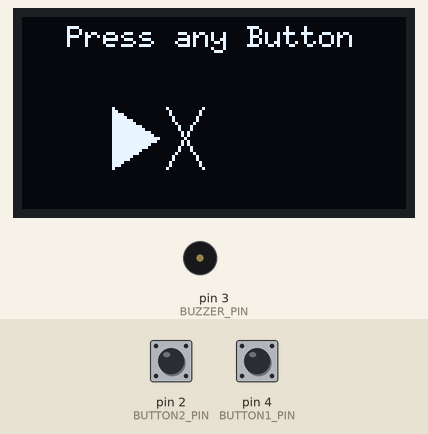
Simulated run of this sketch. Board: Arduino Uno, built with avr-gcc and run on an emulated ATmega328P. Shown: 128×64 one-colour display, buzzer (waves = sounding, pin HIGH). The inputs (shaded band) are chosen by the test bench; at power-on: pin 2 (BUTTON2_PIN) LOW, pin 4 (BUTTON1_PIN) LOW.

Above: at 1.2 s.
1.3 s: pin 2 (BUTTON2_PIN) pulled HIGH for 1 s
At 2.1 s:
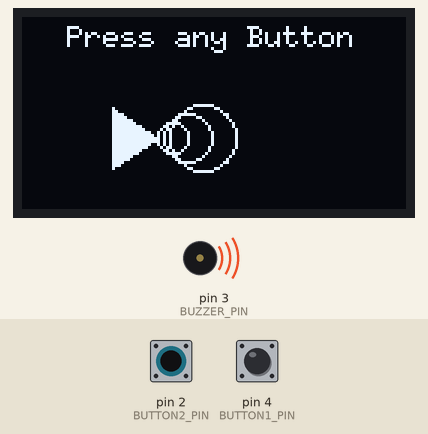
3.9 s: pin 4 (BUTTON1_PIN) pulled HIGH for 3.2 s
At 4.12 s:
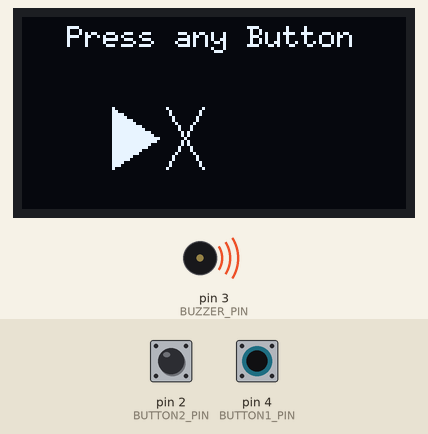
8.7 s: pin 2 (BUTTON2_PIN) pulled HIGH for 0.15 s
At 9.06 s:
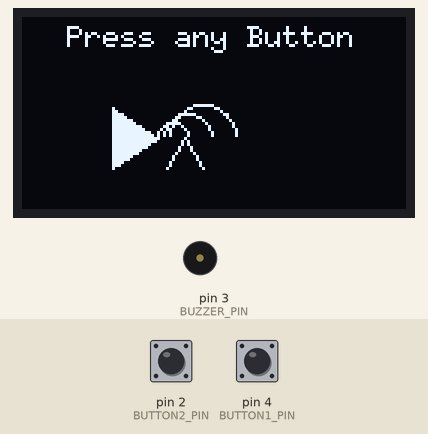
10.3 s: pin 2 (BUTTON2_PIN) pulled HIGH for 3.2 s
At 13.57 s:
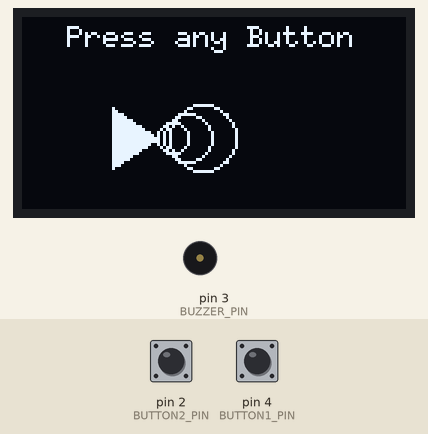
15.1 s: pin 4 (BUTTON1_PIN) pulled HIGH for 0.15 s
At 15.48 s:
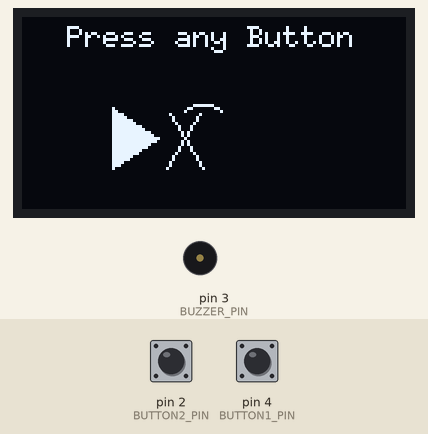
17.1 s: pin 4 (BUTTON1_PIN) pulled HIGH for 1 s
At 19.1 s:
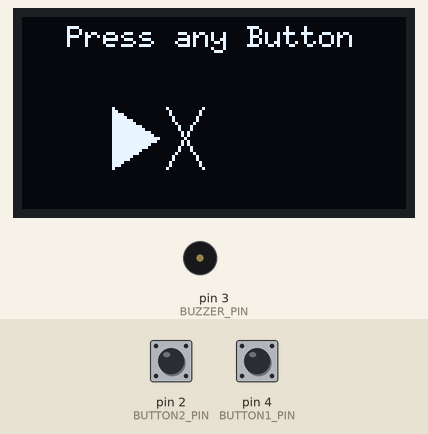
Timing chart, 0 to 20.6 s (numbered marks = the images above; inputs shaded):
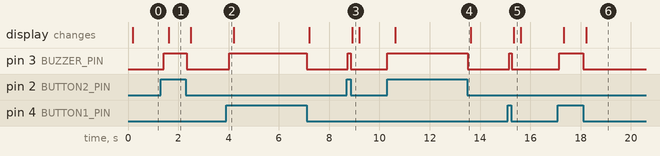

The sketch:

buzzer_animation.ino
```cpp
#include <U8glib.h>

#define BUTTON1_PIN 4
#define BUTTON2_PIN 2
#define BUZZER_PIN 3

U8GLIB_SH1106_128X64 u8g(U8G_I2C_OPT_NONE);

void setup() {
  pinMode(BUTTON1_PIN, INPUT);
  pinMode(BUTTON2_PIN, INPUT);
  pinMode(BUZZER_PIN, OUTPUT);
  digitalWrite(BUZZER_PIN, LOW);
}

void loop() {
  drawBuzzerTest();
  delay(100);
}

void drawBuzzerTest() {
  u8g.firstPage();
  do {
    u8g.setFont(u8g_font_6x10);
    u8g.drawStr(15, 10, "Press any Button");

    u8g.drawTriangle(30, 30, 30, 50, 45, 40);

    if (digitalRead(BUTTON1_PIN) == HIGH || digitalRead(BUTTON2_PIN) == HIGH) {
      digitalWrite(BUZZER_PIN, HIGH);
      u8g.drawCircle(50, 40, 5);
      u8g.drawCircle(55, 40, 8);
      u8g.drawCircle(60, 40, 11);
    } else {
      digitalWrite(BUZZER_PIN, LOW);
      u8g.drawLine(48, 30, 60, 50);
      u8g.drawLine(48, 50, 60, 30);
    }

  } while (u8g.nextPage());
}
```

Measured:
- after the input at 1.3 s, pin 3 (BUZZER_PIN): LOW → HIGH after 0.13 s, → LOW 0.91 s later; the display: changes after 0.31 s (image 1)
- after the input at 3.9 s, pin 3 (BUZZER_PIN): LOW → HIGH after 0.13 s, → LOW 3.1 s later
- after the input at 8.7 s, pin 3 (BUZZER_PIN): LOW → HIGH after 0.05 s, → LOW 0.11 s later; the display: changes after 0.22 s (image 3)
- after the input at 10.3 s, pin 3 (BUZZER_PIN): LOW → HIGH at once, → LOW 3.2 s later; the display: changes after 0.34 s (image 4)
- after the input at 15.1 s, pin 3 (BUZZER_PIN): LOW → HIGH after 0.07 s, → LOW 0.09 s later; the display: changes after 0.24 s (image 5)
- after the input at 17.1 s, pin 3 (BUZZER_PIN): LOW → HIGH after 0.06 s, → LOW 0.95 s later; the display: first changes after 0.24 s (image 6 shows a later state)
